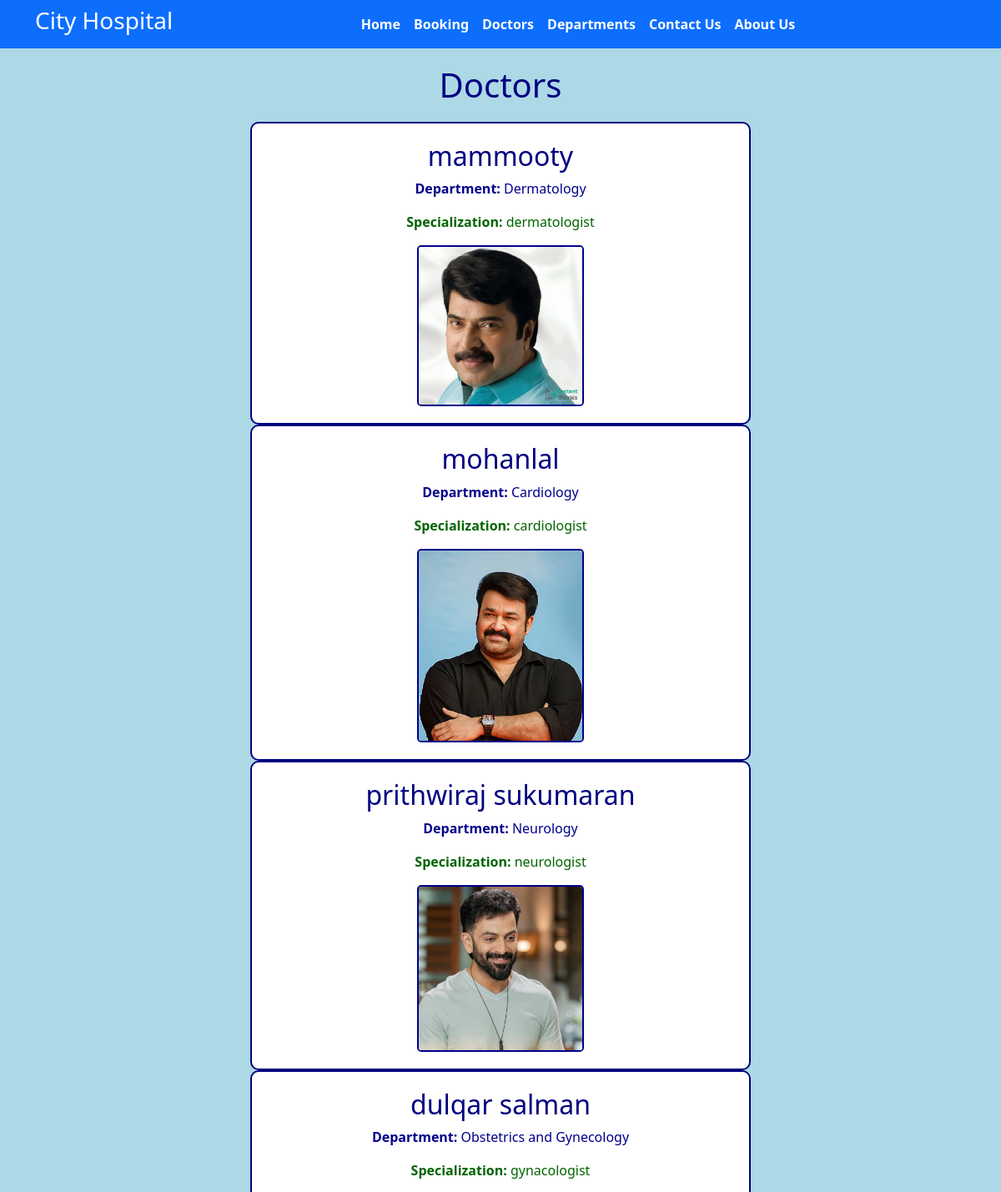
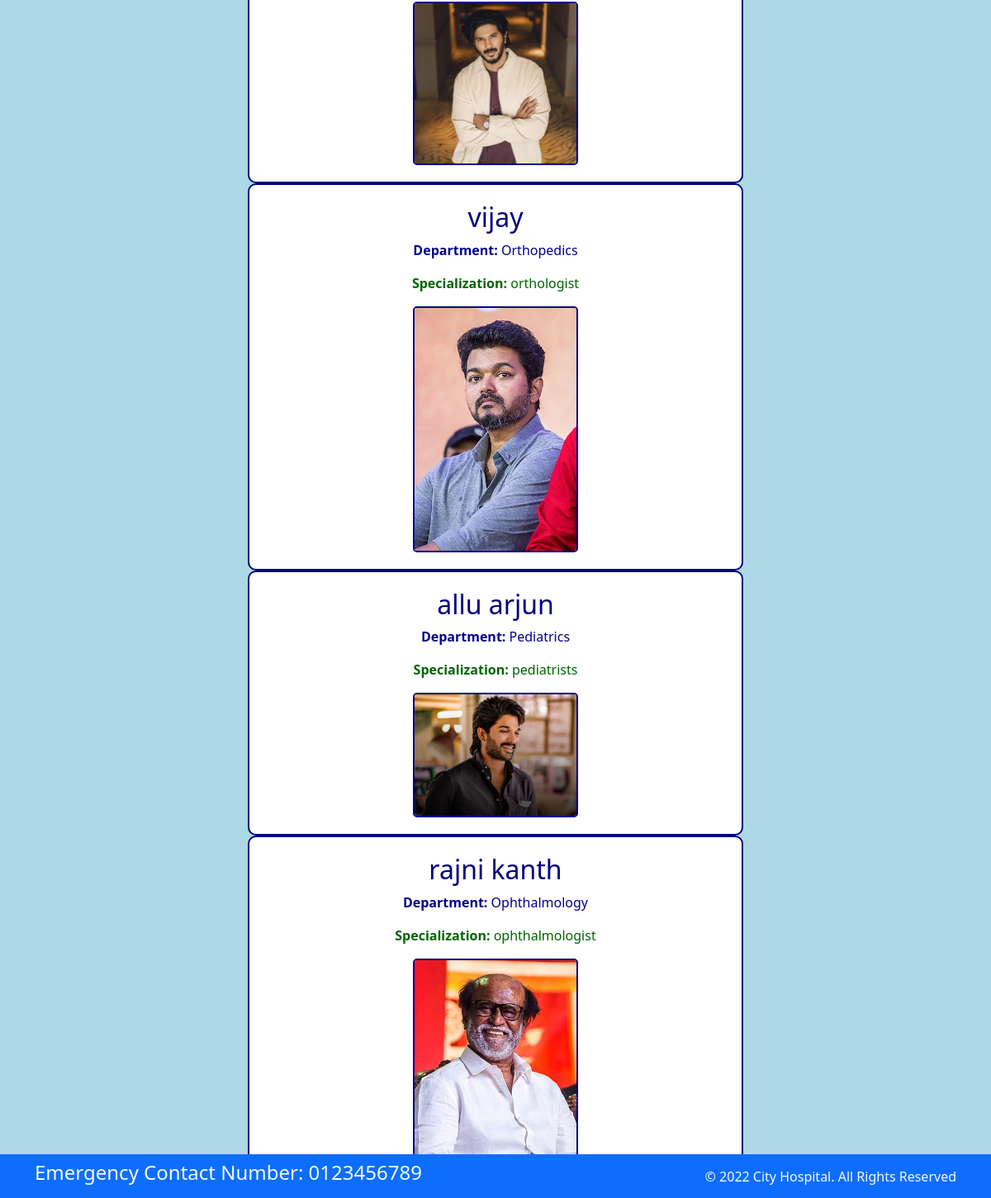
The app's page /doctors/ with its own data (2 pictures, top to bottom).
### siteapp/models.py (models this page shows, shortened)
class Doctor(models.Model):
    name = models.CharField(max_length=100)
    department = models.ForeignKey(Department, on_delete=models.CASCADE)
    specialization = models.CharField(max_length=100)
    image = models.ImageField(upload_to='doctors/')  # Specify the upload directory for the image field

class Department(models.Model):
    name = models.CharField(max_length=100)
    description = models.TextField()

### siteapp/views.py (the view)
# urls.py: path('doctors/', views.doctors, name='doctors'),
def doctors(request):
    doctors = Doctor.objects.all()
    return render(request, 'doctors.html', {'doctors': doctors})

### templates/doctors.html (shortened to what this page needs)
{% extends 'base.html' %}
{% block content %}
<div style="background-color: lightblue; padding: 20px; text-align: center;">
    <h1 style="color: navy; margin-bottom: 20px;">Doctors</h1>
    {% for doctor in doctors %}
    <div style="background-color: white; padding: 20px; margin-bottom: 20px; border: 2px solid navy; border-radius: 10px; text-align: center; max-width: 600px; margin: 0 auto;">
        <h2 style="color: navy;">{{ doctor.name }}</h2>
        <p style="color: darkblue;"><strong>Department:</strong> {{ doctor.department.name }}</p>
        <p style="color: darkgreen;"><strong>Specialization:</strong> {{ doctor.specialization }}</p>
        <img src="{{ doctor.image.url }}" alt="{{ doctor.name }} Image" style="width: 200px; border: 2px solid darkblue; border-radius: 5px;">
    </div>
    {% endfor %}
</div>
{% endblock %}

### templates/base.html (shortened to what this page needs)
{% load static%}
<!DOCTYPE html>
<html>
  <head>
    <link rel="stylesheet"
      href=" https://cdn.jsdelivr.net/npm/bootstrap@5.1.3/dist/css/bootstrap.min.css ">
    <link rel="stylesheet"
      href="https://use.fontawesome.com/releases/v5.2.0/css/all.css">
    <link rel="stylesheet"
      href="{% static '/css/style.css' %}">
  </head>
  <body style="background-color: lightblue;">
    <nav class="navbar bg-primary navbar-expand-md ">
      <div class="container">
        <div class="col-2 text-left pl-md-0">
          <h3 class="text-white"> City Hospital </h3>
        </div>
        <div
          class="collapse navbar-collapse justify-content-center col-md-8 navbar-collapse-3">
          <ul class="navbar-nav justify-content-center  fw-bold">
            <li class="nav-item active">
              <a class="nav-link text-white" href="{% url 'base'%}">Home </a>
            </li>
            <li class="nav-item">
              <a class="nav-link text-white" href="{% url 'booking'%}">Booking</a>
            </li>
            <li class="nav-item">
              <a class="nav-link text-white" href="{% url 'doctors'%}">Doctors</a>
            </li>
			 <li class="nav-item">
              <a class="nav-link text-white" href="{% url 'departments'%}">Departments</a>
            </li>
            <li class="nav-item">
              <a class="nav-link text-white" href="{% url 'contact'%}">Contact Us</a>
            </li>
            <li class="nav-item">
              <a class="nav-link text-white" href="{% url 'about'%}">About Us</a>
            </li>
          </ul>
        </div>
      </div>
    </nav>
  {% block content %}{% endblock %}
    <section class="fixed-bottom">
      <footer class="pt-2 pb-2  bg-primary text-light">
        <div class="container">
          <div class="row align-items-center">
            <div class="col-12 col-md-8">
              <h4>Emergency Contact Number: 0123456789</h4>
            </div>
            <div class="col-12 col-md-4 mt-4 mt-md-0 text-center text-md-end">
              © 2022 City Hospital. All Rights Reserved
            </div>
          </div>
        </div>
      </footer>
    </section>
  </body>
</html>

### records on screen
Doctor: name "mammooty", department.name "Dermatology", specialization "dermatologist", image (picture)
Doctor: name "mohanlal", department.name "Cardiology", specialization "cardiologist", image (picture)
Doctor: name "prithwiraj sukumaran", department.name "Neurology", specialization "neurologist", image (picture)
Doctor: name "dulqar salman", department.name "Obstetrics and Gynecology", specialization "gynacologist", image (picture)
Doctor: name "vijay", department.name "Orthopedics", specialization "orthologist", image (picture)
Doctor: name "allu arjun", department.name "Pediatrics", specialization "pediatrists", image (picture)
Doctor: name "rajni kanth", department.name "Ophthalmology", specialization "ophthalmologist", image (picture)
